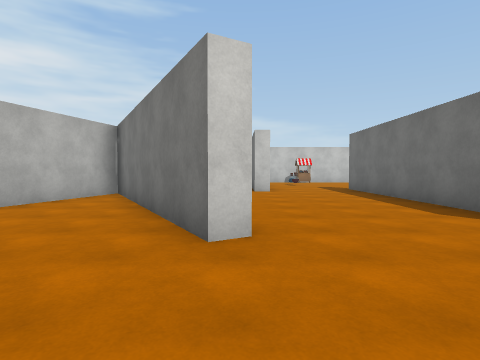
View 1 (above)

24 first-person views from a walk through a scene from a Unity 3-D project. The camera is 1.4 m above the floor, tilts 2° down and sees 80° across. The floor is counted in squares, 2 m on a side. Each view is taken from the middle of a square. On the plan, view 1 faces up. The plan holds only what a view shows up to about 10 squares ahead; the rest is blank. The place goes on beyond the plan. The player is left out. Surface patterns are stand-ins for the level's own textures.

View 2
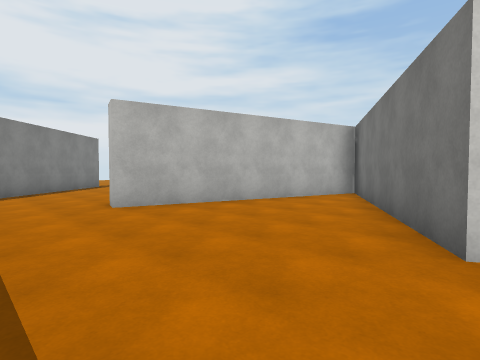

View 3
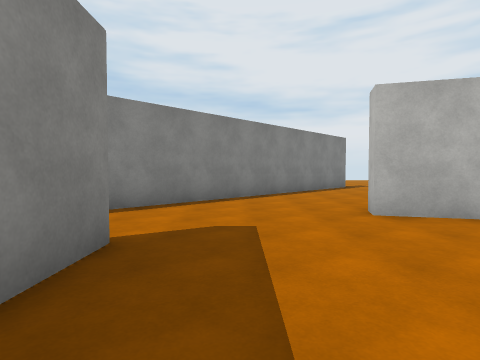

View 4
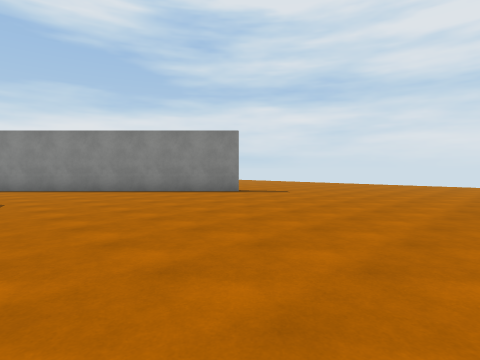

View 5
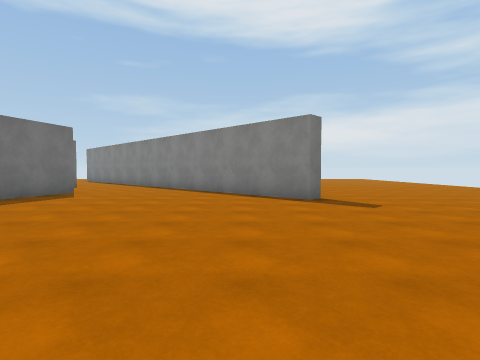

View 6
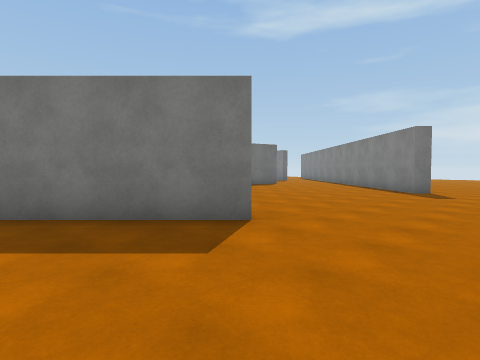

View 7
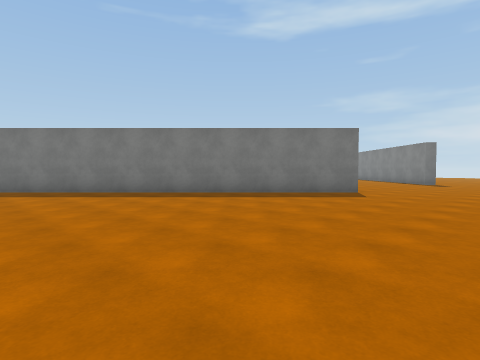

View 8
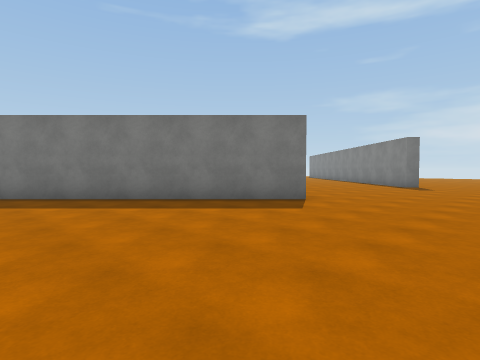

View 9
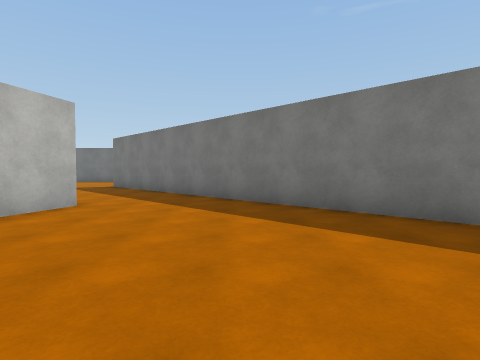

View 10
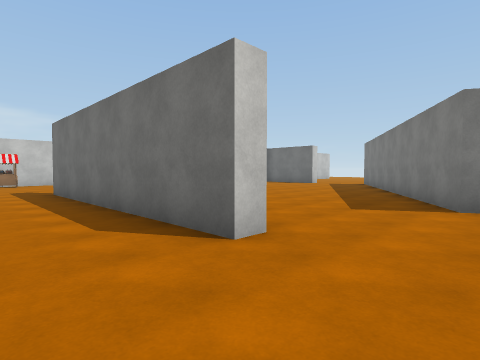

View 11
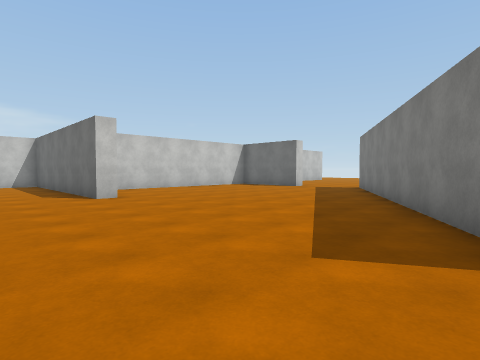

View 12
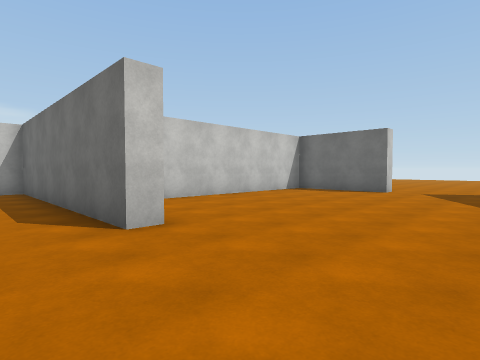

View 13
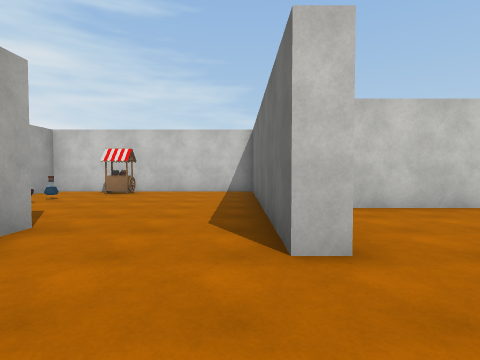

View 14
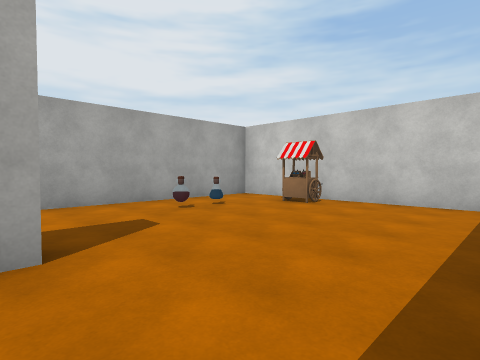

View 15
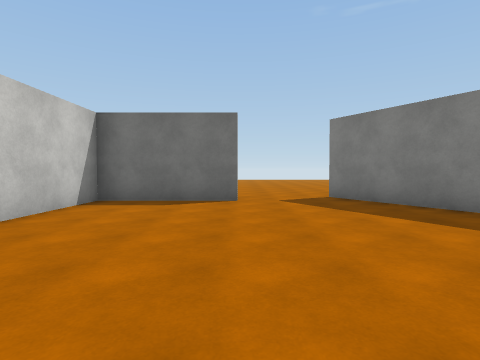

View 16
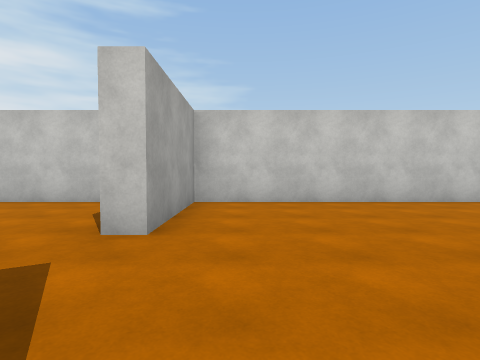

View 17
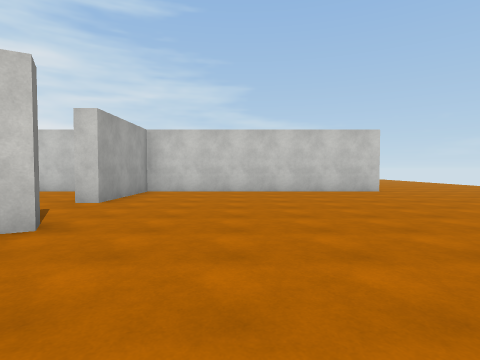

View 18
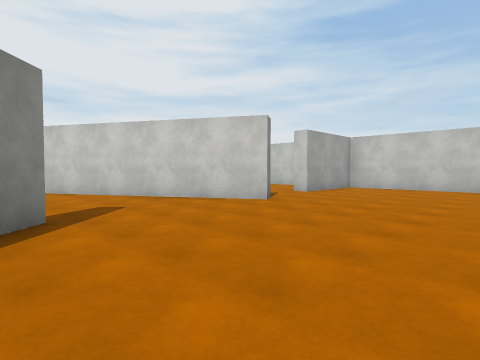

View 19
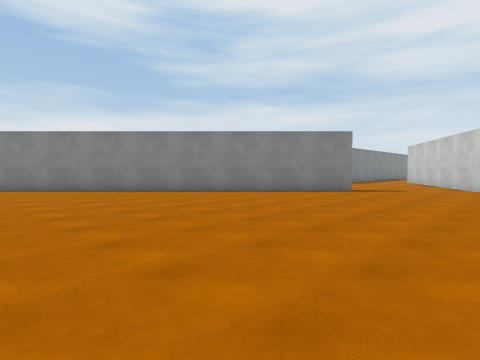

View 20
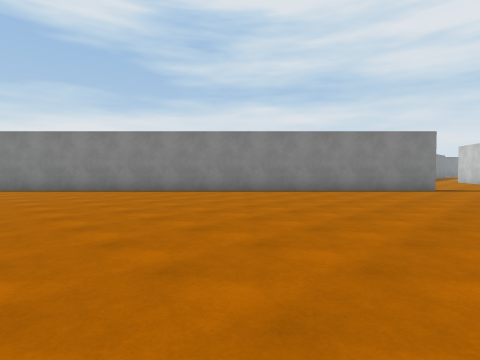

View 21
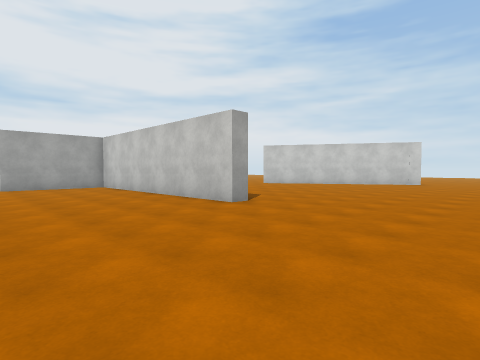

View 22
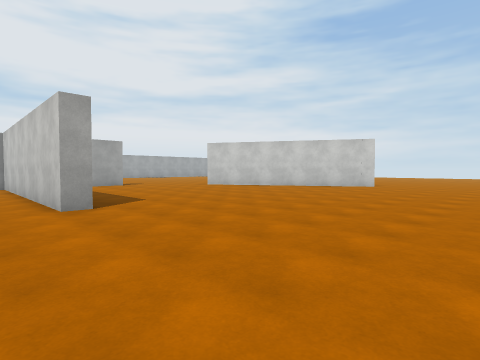

View 23
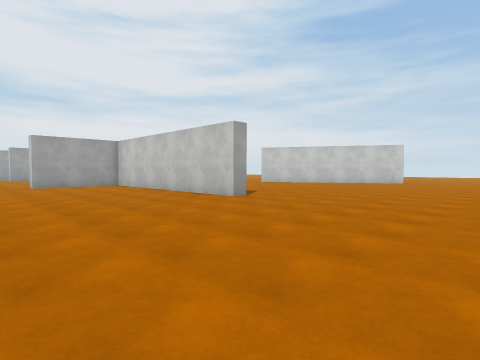

View 24
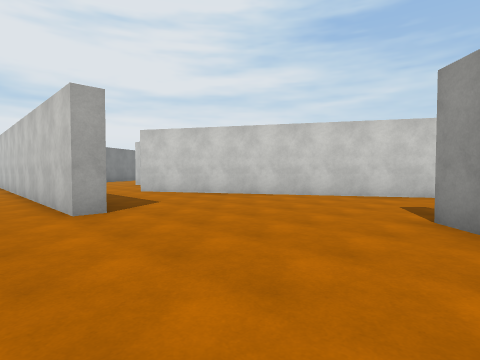

### Floor plan
Points are (right, up) in squares from view 1. A wall is a line through its corners. A room is listed if a view was taken in it or the views show most of it. See-through windows are left out.
Room 1 (views 1, 2, 3, 4, 5, 6, 7, 8, 9, 10, 11)
walls: (-13, 3.9) (-12.6, 4.3) (-6, -2.4); (-3.8, -1.2) (-2.4, -1.2); (0.2, 3.1) (-0.3, 2.8) (-3.7, 8.6) (-5.4, 2.1) (-5.9, 2.2) (-5.3, 4.3); (-12.3, 11) (-3, 20.4); (1, 9.3) (0.5, 9.3); (4.5, 3.1) (4, 3.1) (4, 9.5); (9.1, 1.9) (8, 1.3)
ways out: opening at (2.5, 10) to room 2; opening at (7.6, 2.2) to room 2
Room 2 (views 12, 13, 14, 15, 16, 17, 18, 19, 20, 21, 22, 23, 24)
walls: (16.5, 1.9) (26.9, -8.6); (16.7, 1) (16.1, 1.5); (12.2, -1.1) (12.2, -1.7) (4.2, -1.7); (7.8, 1.7) (16.4, 6.7) (16.7, 6.3) (9.1, 1.9); (8, 9.3) (7.4, 9.3) (7.4, 16.3) (1, 16.3) (1, 11); (23.5, 12.9) (23.5, 12.3) (16, 12.3) (16, 9.1) (15.5, 9.1) (15.5, 12.3) (9, 12.3); (4, 9.5) (4, 10.5); (4.5, 10.5) (4.5, 9.9)
ways out: opening at (2.5, 10) to room 1; opening at (7.6, 2.2) to room 1
objects: other object (2, 13); other object (2, 14)

Where each view was taken, in squares from view 1:
view 1: 0 up, 0 right, facing up
view 2: 0 up, 0 right, facing up-left
view 3: 0 up, 1 left, facing left
view 4: 11 up, 6 left, facing down-left
view 5: 11 up, 11 left, facing down
view 6: 14 up, 15 left, facing down-right
view 7: 20 up, 16 left, facing down-right
view 8: 17 up, 16 left, facing down-right
view 9: 17 up, 13 left, facing right
view 10: 1 up, 2 right, facing up-right
view 11: 2 up, 5 right, facing up-right
view 12: 6 up, 6 right, facing up-right
view 13: 7 up, 7 right, facing up
view 14: 10 up, 7 right, facing up-left
view 15: 9 up, 9 right, facing right
view 16: 6 up, 17 right, facing up
view 17: 3 up, 19 right, facing up
view 18: 1 up, 21 right, facing up-left
view 19: 6 up, 26 right, facing down-left
view 20: 4 up, 28 right, facing down-left
view 21: 8 up, 28 right, facing up-left
view 22: 11 up, 29 right, facing up-left
view 23: 7 up, 29 right, facing up-left
view 24: 3 down, 17 right, facing up-left
